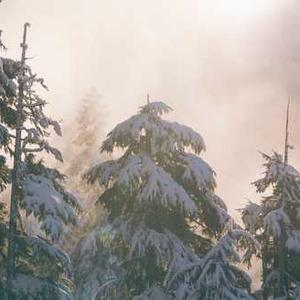
#> input picture Task1Images/img1.jpg, 300 x 300 px; its folder holds only this picture in this run
$ python Task1.py   (older library calls are emulated)
#> lines starting #> are read from the running program, lines starting #| are printed output that depends on the picture
#Import Statements
import cv2
import numpy as np
import matplotlib.pyplot as plt
import os

# Define input and output folders
input_folder = "./Task1Images"
output_folder = "./Task1DestinationImages"

# Ensure output folder exists
os.makedirs(output_folder, exist_ok=True)

# Function to Generate SharpnessMap
def generate_sharpness_map(image_path, output_folder):
#> called with image_path = './Task1Images/img1.jpg', output_folder = './Task1DestinationImages'
    print(f"Processing image: {image_path}")

    image = cv2.imread(image_path)
#> image is the input picture: shape (300, 300, 3); mean B, G, R 157.6, 163.2, 169.8
    if image is None:
        print("Error: Unable to find the Image. Please check the path.")
        return

    # Convert to grayscale
    gray = cv2.cvtColor(image, cv2.COLOR_BGR2GRAY)
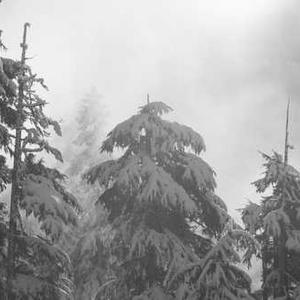
#> gray: shape (300, 300); min 40, max 253, mean 164.5

    # Apply Laplacian filter to get sharpness
    laplacian = cv2.Laplacian(gray, cv2.CV_64F)
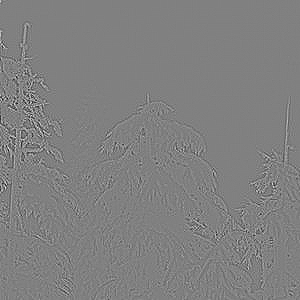
#> laplacian: shape (300, 300) float64; min -296, max 291, mean 0; drawn with min black and max white
    sharpness_map = np.abs(laplacian)
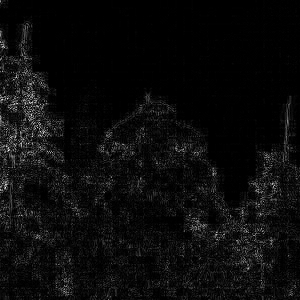
#> sharpness_map: shape (300, 300) float64; min 0, max 296, mean 14; drawn with min black and max white

    # Normalize the sharpness map to 0-255
    norm_map = cv2.normalize(sharpness_map, None, 0, 255, cv2.NORM_MINMAX)

    # Display original image and heatmap
    plt.figure(figsize=(12, 6))

    plt.subplot(1, 2, 1)
    plt.title("Original Image")
    plt.imshow(cv2.cvtColor(image, cv2.COLOR_BGR2RGB))
    plt.axis("off")

    plt.subplot(1, 2, 2)
    plt.title("Sharpness Heatmap")
    plt.imshow(norm_map, cmap='jet')
    plt.axis("off")

    plt.tight_layout()
    plt.show()
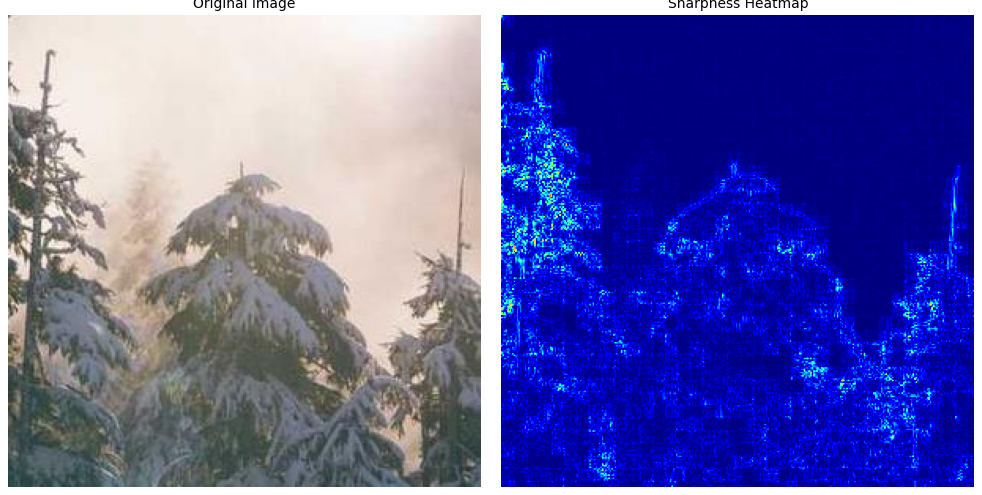
#> figure drawn by matplotlib, 2 panels

    # Save heatmap image in the destination folder
    base_name = os.path.splitext(os.path.basename(image_path))[0]
    output_path = os.path.join(output_folder, f"{base_name}_heatmap.jpg")
    heatmap_bgr = cv2.applyColorMap(norm_map.astype(np.uint8), cv2.COLORMAP_JET)
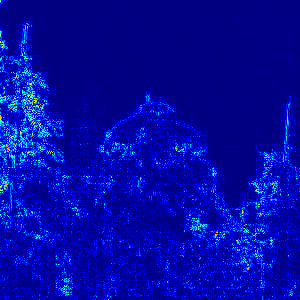
#> heatmap_bgr: shape (300, 300, 3); mean B, G, R 162.3, 9.4, 1.1
    cv2.imwrite(output_path, heatmap_bgr)
    print(f"Heatmap saved to: {output_path}")

# Process all images in Task1Images folder
for filename in os.listdir(input_folder):
    if filename.lower().endswith(('.jpg', '.png', '.jpeg')):
        image_path = os.path.join(input_folder, filename)
        generate_sharpness_map(image_path, output_folder)

$ run again, on Task1Images/img2.jpg
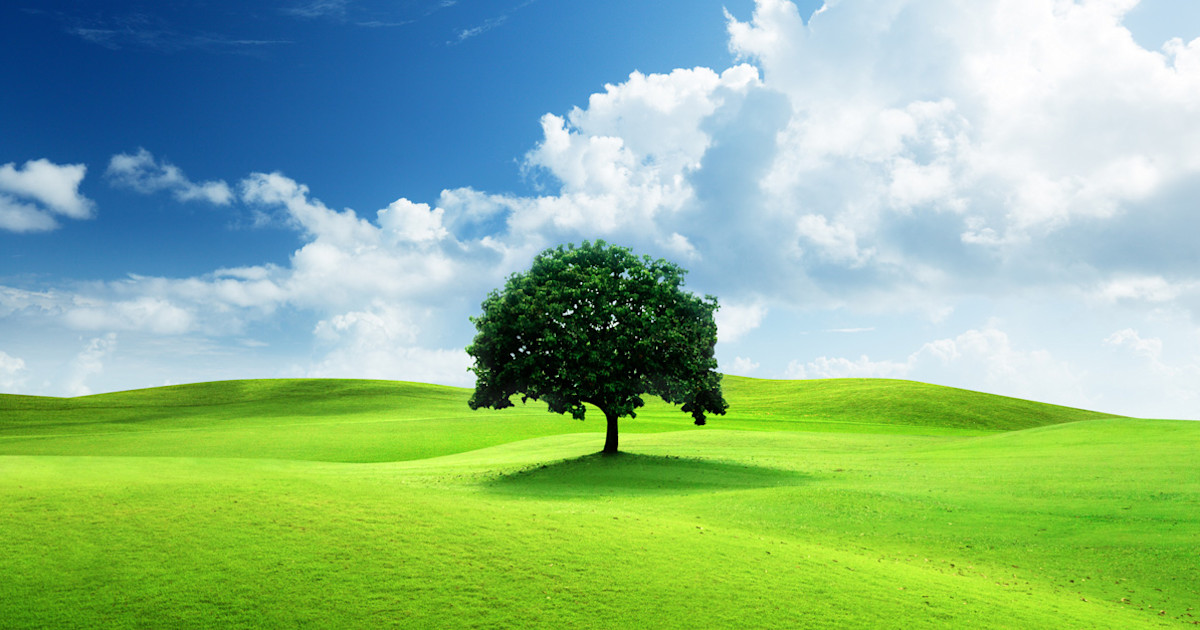
#> input picture Task1Images/img2.jpg, 1200 x 630 px
#> in generate_sharpness_map, image is the input picture: shape (630, 1200, 3); mean B, G, R 139.9, 183.6, 139.8
#> in generate_sharpness_map, `plt.show()`:
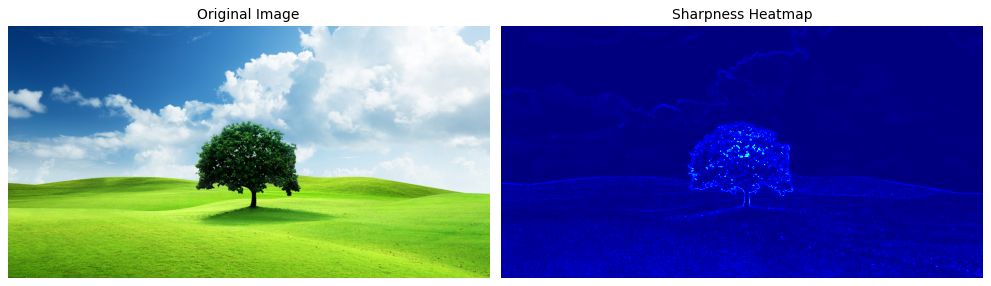
#> figure drawn by matplotlib, 2 panels
#> in generate_sharpness_map, `heatmap_bgr = cv2.applyColorMap(norm_map.astype(np.uint8), cv2.COLORMA..`:
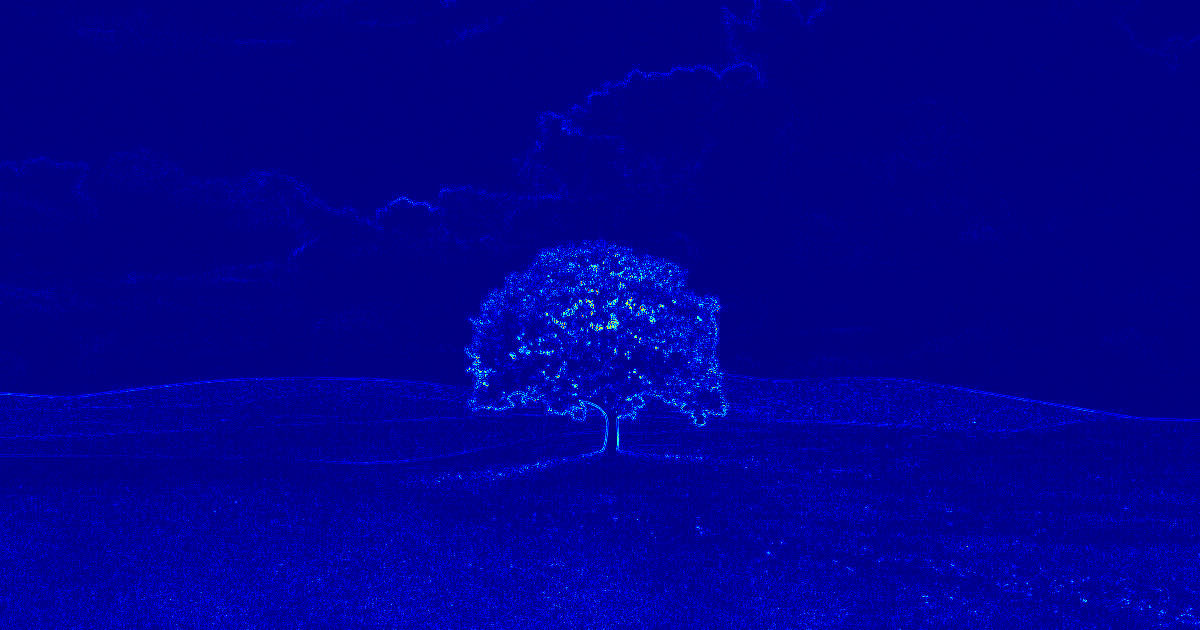
#> heatmap_bgr: shape (630, 1200, 3); mean B, G, R 143.5, 1, 0.1
